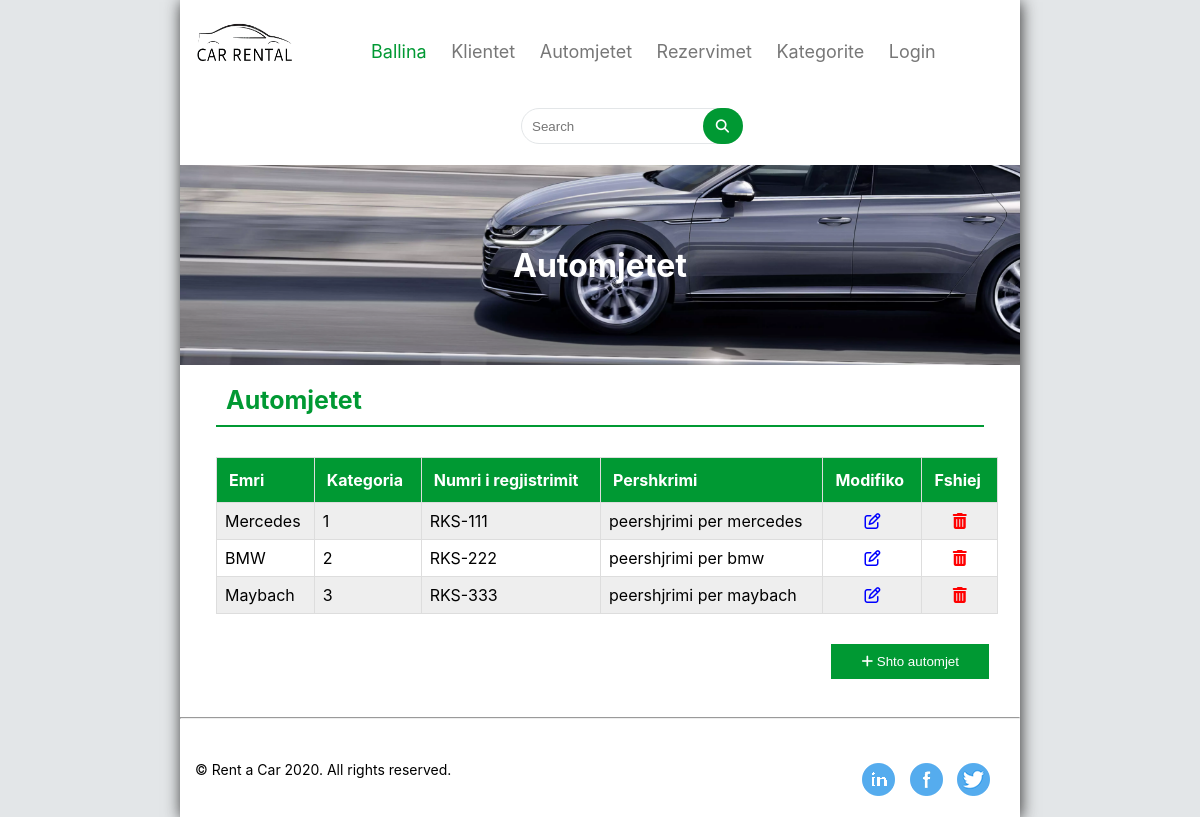
/automjetet.php, run on the app's committed database.
### tables this page shows
CREATE TABLE `automjetet` (
  `automjetiID` int(11) NOT NULL,
  `kategoriaID` int(11) NOT NULL,
  `emri` varchar(50) NOT NULL,
  `nr_regjistrimit` varchar(50) DEFAULT NULL,
  `pershkrimi` text NOT NULL
);

### sqlFunctions.php (called while the page is built, shortened)
<?php
function getAutomjetet(){
    global $dbcon;
    $query = "SELECT * FROM automjetet";
    $result = mysqli_query($dbcon, $query);
    return $result;
}
?>

### automjetet.php (the view, shortened to what this page needs)
<?php
include_once "includes/header.php";
include_once "sqlFunctions.php";
?>
<div id="main">
    <div id="slide-bar">
        <div class="image">
            <h1>Automjetet</h1>
        </div>
    </div>
    <div class="tabela">
        <h1>Automjetet</h1>
        <table id="klientet_table">
            <tr>
                <th>Emri</th>
                <th>Kategoria </th>
                <th>Numri i regjistrimit</th>
                <th>Pershkrimi</th>
                <th>Modifiko</th>
                <th>Fshiej</th>
            </tr>
            <?php
            $automjetet = getAutomjetet();
            while ($automjeti = mysqli_fetch_assoc($automjetet)) { ?>
                <tr>
                    <td><?php echo $automjeti['emri'] ;?></td>
                    <td><?php echo $automjeti['kategoriaID']; ?></td>
                    <td><?php echo $automjeti['nr_regjistrimit']; ?></td>
                    <td><?php echo $automjeti['pershkrimi']; ?></td>
                    <td id="modifiko"><i class="fa fa-pencil-square-o"></i></td>
                    <td id="fshiej"><i class="fa fa-trash"></i></td>
                </tr>
            <?php
            }
            ?>
        </table>
        <button id="shto_klient"><i class="fa fa-plus" aria-hidden="true"></i> Shto automjet</button>
    </div>
</div>
<hr>
<?php
include_once "includes/footer.php";
?>

### style.css (style rules this page uses)
body { margin: 0px; padding: 0px; background-color: #e3e6e8; font-family: -apple-system, BlinkMacSystemFont, "Segoe UI", Roboto, "Helvetica Neue", Arial, sans-serif; }
.image { background-image: url(images/car5.png); background-position: bottom left; width: 100%; height: 200px; }
.image h1 { color: #fff; text-align: center; position: relative; top: 50%; transform: translateY(-50%); }
.tabela { width: 95%; margin: 0 auto; }
.tabela h1 { color: #009933; padding: 20px 0px 10px 10px; margin: 0px 15px; font-size: 25px; border-bottom: 2px solid #009933; }
#klientet_table { margin-top: 20px; border-collapse: collapse; width: 98%; margin: 30px 15px 0px 15px; }
#klientet_table td, #klientet_table th { border: 1px solid #ddd; padding: 8px; }
#klientet_table tr:nth-child(even) { background-color: #eee; }
#klientet_table th { padding: 12px; text-align: left; background-color: #009933; color: white; }
#shto_klient { float: right; margin-bottom: 30px; margin-top: 30px; margin-right: 10px; padding: 10px 30px; color: #fff; background-color: #009933; border: none; }
.fa-pencil-square-o { color: #0000ff; }
.fa-trash { color: #ff0000; }
#modifiko i { margin-left: 50%; transform: translateX(-50%); }
#fshiej i { margin-left: 50%; transform: translateX(-50%); }

### data on the page
automjetet: emri "Mercedes", kategoriaID "1", nr_regjistrimit "RKS-111", pershkrimi "peershjrimi per mercedes"
automjetet: emri "BMW", kategoriaID "2", nr_regjistrimit "RKS-222", pershkrimi "peershjrimi per bmw"
automjetet: emri "Maybach", kategoriaID "3", nr_regjistrimit "RKS-333", pershkrimi "peershjrimi per maybach"
